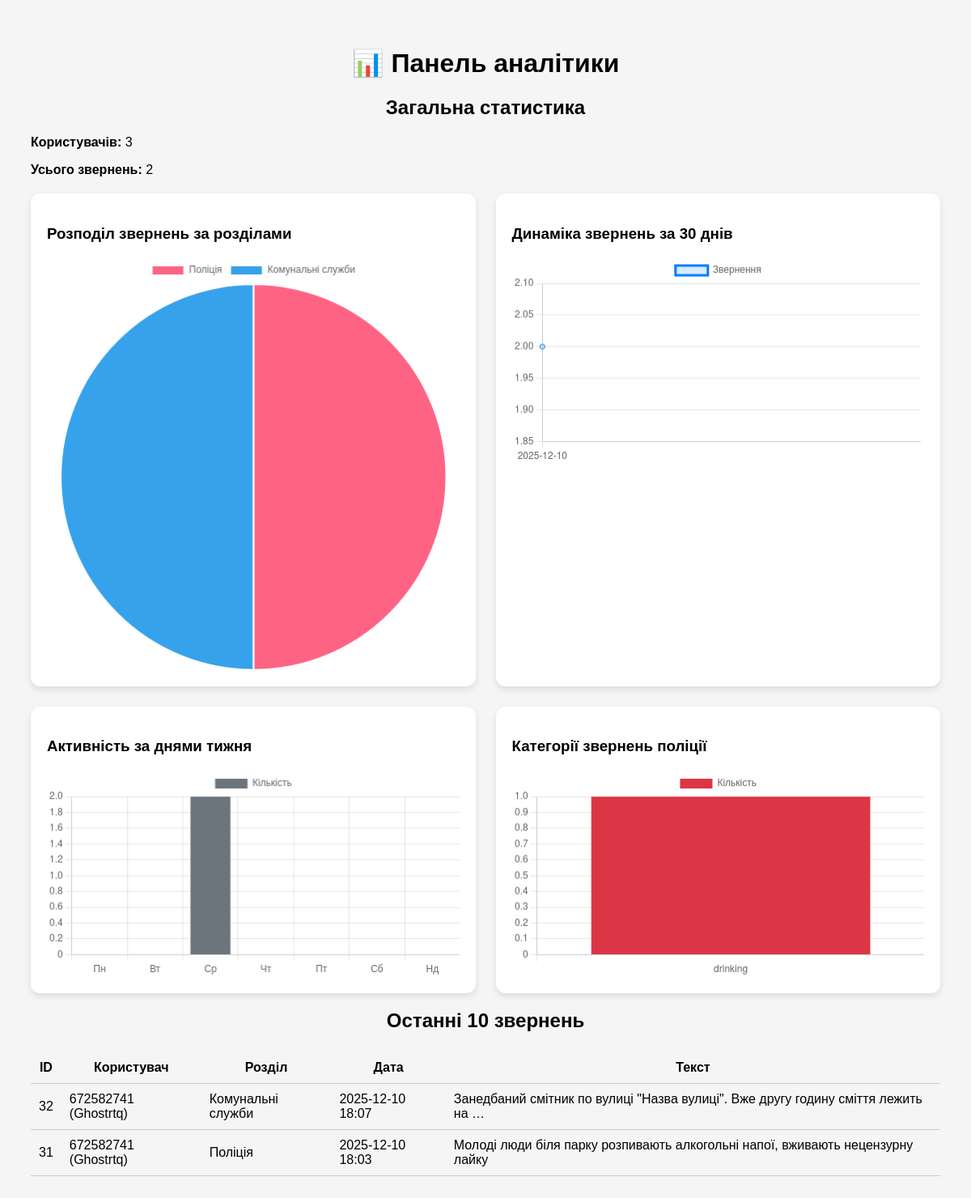
The app's page / (signed in) with its own data.
### apps/reports/models.py (models this page shows, shortened)
class Appeal(models.Model):
    class Target(models.TextChoices):
        POLICE = "police", "Поліція"
        UTILITY = "utility", "Комунальне підприємство"
        MAYOR = "mayor", "Мерія"
        FEEDBACK = "feedback", "Зворотній зв'язок"
        NARCOTAGS = "narcotags", "Наркотеги"
    class PoliceCategory(models.TextChoices):
        NARCOTIC = "narcotic", "Наркозлочин"
        OTHER = "other", "Інше порушення"
        ACCIDENT = "accident", "ДТП"
        DRINKING = "drinking", "Розпиття алкоголю"
        PUBLIC_ORDER = "public_order", "Порушення громадського порядку"
        PARKING = "parking", "Неправильна парковка"
    class UtilityCategory(models.TextChoices):
        TRASH_OVERFLOW = "trash_overflow", "Переповнений смітник"
        WEATHER_DAMAGE = "weather_damage", "Наслідки негоди"
        SHELTER_CLOSED = "shelter_closed", "Зачинене бомбосховище"
        LITTERING = "littering", "Засмічення"
        OTHER = "other", "Інший випадок"
    user = models.ForeignKey(
        TelegramUser,
        on_delete=models.CASCADE,
        related_name="appeals",
        verbose_name="Користувач",
    )
    target = models.CharField(
        max_length=20, choices=Target.choices, verbose_name="Звернення у"
    )
    police_category = models.CharField(
        max_length=20,
        choices=PoliceCategory.choices,
        blank=True,
        null=True,
        verbose_name="Категорія (поліція)",
    )
    utility_category = models.CharField(
        max_length=20,
        choices=UtilityCategory.choices,
        blank=True,
        null=True,
        verbose_name="Категорія (комунальне підприємство)",
    )
    text = models.TextField(verbose_name="Текст повідомлення")
    location_text = models.CharField(
        max_length=255,
        blank=True,
        null=True,
        verbose_name="Локація (текстом)",
    )
    latitude = models.FloatField(blank=True, null=True, verbose_name="Широта")
    longitude = models.FloatField(blank=True, null=True, verbose_name="Довгота")
    created_at = models.DateTimeField(auto_now_add=True, verbose_name="Створено")
    is_submitted = models.BooleanField(
        default=False, verbose_name="Відправлено користувачем"
    )
    admin_reply = models.TextField(
        blank=True,
        null=True,
        verbose_name="Відповідь адміністратора",
    )
    reply_sent = models.BooleanField(
        default=False,
        verbose_name="Відповідь відправлена користувачу",
    )
    class Meta:
        verbose_name = "Звернення"
        verbose_name_plural = "Звернення"

class TelegramUser(models.Model):
    telegram_id = models.BigIntegerField(unique=True, verbose_name="Telegram ID")
    username = models.CharField(
        max_length=255, blank=True, null=True, verbose_name="Username"
    )
    full_name = models.CharField(
        max_length=255, blank=True, null=True, verbose_name="Ім'я"
    )
    city = models.CharField(
        max_length=255, blank=True, null=True, verbose_name="Населений пункт"
    )
    phone_number = models.CharField(
        max_length=32, blank=True, null=True, verbose_name="Номер телефону"
    )
    created_at = models.DateTimeField(auto_now_add=True)
    def __str__(self):
        return f"{self.telegram_id} ({self.username or self.full_name or 'Без імені'})"
    class Meta:
        verbose_name = "Користувач Telegram"
        verbose_name_plural = "Користувачі Telegram"

### dashboard/views.py (the view)
# urls.py: path("", dashboard_view, name="dashboard"),
@staff_member_required
def dashboard_view(request):
    total_users = TelegramUser.objects.count()
    total_appeals = Appeal.objects.count()
    appeals_raw = Appeal.objects.values("target").annotate(count=Count("id"))
    appeals_by_target = []
    for item in appeals_raw:
        target_code = item["target"]
        appeals_by_target.append({
            "target": target_code,
            "name_ua": CATEGORY_UA.get(target_code, "Невідомо"),
            "count": item["count"]
        })
    last_30 = timezone.now() - timedelta(days=30)
    appeals_by_day = (
        Appeal.objects.filter(created_at__gte=last_30)
            .extra(select={"day": "date(created_at)"})
            .values("day")
            .annotate(count=Count("id"))
    )
    raw_weekday = (
        Appeal.objects
            .annotate(weekday=RawSQL("strftime('%w', created_at)", []))
            .values("weekday")
            .annotate(count=Count("id"))
            .order_by("weekday")
    )
    weekday_counts = {str(i): 0 for i in range(7)}
    for item in raw_weekday:
        weekday_counts[str(item["weekday"])] = item["count"]
    ordered_weekdays = [
        weekday_counts["1"],  # Пн
        weekday_counts["2"],  # Вт
        weekday_counts["3"],  # Ср
        weekday_counts["4"],  # Чт
        weekday_counts["5"],  # Пт
        weekday_counts["6"],  # Сб
        weekday_counts["0"],  # Нд
    ]
    police_categories = (
        Appeal.objects.filter(target="police")
            .values("police_category")
            .annotate(count=Count("id"))
    )
    last_appeals = Appeal.objects.select_related("user").order_by("-created_at")[:10]
    for a in last_appeals:
        a.target_ua = CATEGORY_UA.get(a.target, "Невідомо")
    return render(request, "dashboard/dashboard.html", {
        "total_users": total_users,
        "total_appeals": total_appeals,
        "appeals_by_target": appeals_by_target,
        "appeals_by_day": appeals_by_day,
        "appeals_by_weekday": ordered_weekdays,
        "police_categories": police_categories,
        "CATEGORY_UA": CATEGORY_UA,
        "last_appeals": last_appeals,
    })

### dashboard/templates/dashboard/dashboard.html (shortened to what this page needs)
<!DOCTYPE html>
<html lang="uk">
<head>
</head>
<body>
    <h1>📊 Панель аналітики</h1>
    <h2>Загальна статистика</h2>
    <p><b>Користувачів:</b> {{ total_users }}</p>
    <p><b>Усього звернень:</b> {{ total_appeals }}</p>
    <div class="charts-grid">
        <div class="chart-box">
            <h3>Розподіл звернень за розділами</h3>
            <canvas id="targetChart"></canvas>
        </div>
        <div class="chart-box">
            <h3>Динаміка звернень за 30 днів</h3>
            <canvas id="dayChart"></canvas>
        </div>
        <div class="chart-box">
            <h3>Активність за днями тижня</h3>
            <canvas id="weekdayChart"></canvas>
        </div>
        <div class="chart-box">
            <h3>Категорії звернень поліції</h3>
            <canvas id="policeChart"></canvas>
        </div>
    </div>
    <h2>Останні 10 звернень</h2>
    <table>
        <tr>
            <th>ID</th>
            <th>Користувач</th>
            <th>Розділ</th>
            <th>Дата</th>
            <th>Текст</th>
        </tr>
        {% for a in last_appeals %}
        <tr>
            <td>{{ a.id }}</td>
            <td>{{ a.user }}</td>
            <td>{{ a.target_ua }}</td>
            <td>{{ a.created_at|date:"Y-m-d H:i" }}</td>
            <td>{{ a.text|truncatewords:12 }}</td>
        </tr>
        {% endfor %}
    </table>
<script>
/* --- Pie: target categories --- */
new Chart(document.getElementById("targetChart"), {
    type: 'pie',
    data: {
        labels: [{% for t in appeals_by_target %}"{{ t.name_ua }}",{% endfor %}],
        datasets: [{
            data: [{% for t in appeals_by_target %}{{ t.count }},{% endfor %}],
            backgroundColor: ["#ff6384","#36a2eb","#ffcd56","#4bc0c0","#9966ff","#6c757d"]
        }]
    }
});
/* --- Line: appeals last 30 days --- */
new Chart(document.getElementById("dayChart"), {
    type: 'line',
    data: {
        labels: [{% for d in appeals_by_day %}"{{ d.day }}",{% endfor %}],
        datasets: [{
            label: "Звернення",
            data: [{% for d in appeals_by_day %}{{ d.count }},{% endfor %}],
            borderColor: "#007bff",
            backgroundColor: "rgba(0, 123, 255, 0.15)",
            tension: 0.3
        }]
    }
});
/* --- Histogram: weekday activity --- */
new Chart(document.getElementById("weekdayChart"), {
    type: 'bar',
    data: {
        labels: ["Пн","Вт","Ср","Чт","Пт","Сб","Нд"],
        datasets: [{
            label: "Кількість",
            data: [{% for d in appeals_by_weekday %}{{ d }},{% endfor %}],
            backgroundColor: "#6c757d"
        }]
    }
});
/* --- Police categories --- */
new Chart(document.getElementById("policeChart"), {
    type: 'bar',
    data: {
        labels: [{% for p in police_categories %}"{{ p.police_category|default:'-' }}",{% endfor %}],
        datasets: [{
            label: "Кількість",
            data: [{% for p in police_categories %}{{ p.count }},{% endfor %}],
            backgroundColor: "#dc3545"
        }]
    }
});
</script>
</body>
</html>

### dashboard/templates/dashboard/dashboard.html (style rules this page uses)
body { font-family: Arial, sans-serif; padding: 30px; background: #f5f5f5; }
h1, h2 { text-align: center; }
.charts-grid { display: grid; grid-template-columns: repeat(auto-fit, minmax(380px, 1fr)); gap: 25px; margin-top: 20px; }
.chart-box { background: #fff; padding: 20px; border-radius: 12px; box-shadow: 0 4px 8px rgba(0,0,0,0.1); }
table { width: 100%; margin-top: 25px; border-collapse: collapse; }
th, td { border-bottom: 1px solid #ccc; padding: 10px; }

### records on screen
Appeal: id "32", user "672582741 (Ghostrtq)", target_ua "Комунальні служби", created_at "2025-12-10 18:07", text "Занедбаний смітник по вулиці \"Назва вулиці\". Вже другу годину сміття лежить на …"
Appeal: id "31", user "672582741 (Ghostrtq)", target_ua "Поліція", created_at "2025-12-10 18:03", text "Молоді люди біля парку розпивають алкогольні напої, вживають нецензурну лайку"

### other values on screen
{{ total_users }} "3"
{{ total_appeals }} "2"
chart data {{ t.count }} 1, 1
chart data {{ d.day }} 2025-12-10
chart data {{ d.count }} 2
